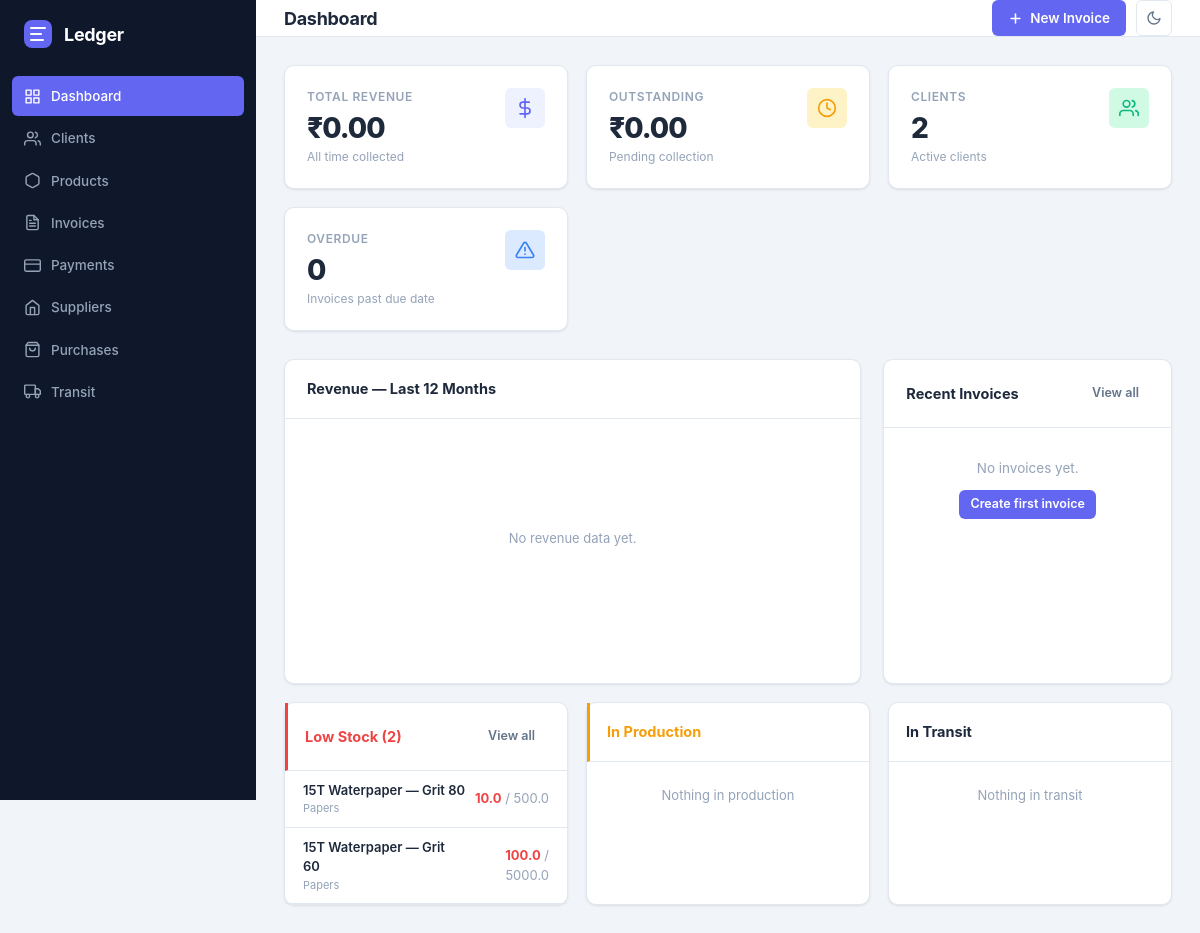
The page / on the database its author committed.
### tables this page shows
CREATE TABLE sub_products (
            id               INTEGER PRIMARY KEY AUTOINCREMENT,
            product_id       INTEGER NOT NULL,
            name             TEXT NOT NULL,
            sku              TEXT,
            description      TEXT,
            use_parent_price INTEGER DEFAULT 0,
            unit_price       REAL DEFAULT 0,
            tax_rate         REAL DEFAULT 0,
            track_inventory  INTEGER DEFAULT 1,
            stock_qty        REAL DEFAULT 0,
            min_quantity     REAL DEFAULT 0,
            production_qty   REAL DEFAULT 0,
            in_transit_qty   REAL DEFAULT 0,
            is_active        INTEGER DEFAULT 1,
            created_at       TIMESTAMP DEFAULT CURRENT_TIMESTAMP,
            FOREIGN KEY (product_id) REFERENCES products(id) ON DELETE CASCADE
        );

CREATE TABLE products (
            id              INTEGER PRIMARY KEY AUTOINCREMENT,
            name            TEXT NOT NULL,
            sku             TEXT,
            description     TEXT,
            unit_price      REAL NOT NULL DEFAULT 0,
            tax_rate        REAL DEFAULT 0,
            category        TEXT,
            track_inventory INTEGER DEFAULT 0,
            stock_qty       INTEGER DEFAULT 0,
            is_active       INTEGER DEFAULT 1,
            created_at      TIMESTAMP DEFAULT CURRENT_TIMESTAMP
        , category_id INTEGER, min_quantity REAL DEFAULT 0, production_qty REAL DEFAULT 0, in_transit_qty REAL DEFAULT 0);

CREATE TABLE categories (
            id          INTEGER PRIMARY KEY AUTOINCREMENT,
            name        TEXT NOT NULL,
            description TEXT,
            created_at  TIMESTAMP DEFAULT CURRENT_TIMESTAMP
        );

### app/routes/dashboard.py (the view)
@bp.route("/")
def index():
    stats        = get_dashboard_stats()
    alerts       = get_stock_alerts()
    pos_due_soon = get_pos_due_soon(days=14)
    return render_template("dashboard.html", stats=stats, alerts=alerts, pos_due_soon=pos_due_soon)

### app/__init__.py (called while the page is built, shortened)
def _format_inr(value):
    try:
        num = float(value or 0)
    except (TypeError, ValueError):
        num = 0.0
    negative = num < 0
    integer_part, decimal_part = f"{abs(num):.2f}".split(".")
    if len(integer_part) <= 3:
        formatted = integer_part
    result = f"₹{formatted}.{decimal_part}"
    return f"-{result}" if negative else result

### app/database.py (called while the page is built)
def get_db(app=None):
    from flask import current_app
    _app = app or current_app
    if "db" not in g:
        g.db = sqlite3.connect(_app.config["DATABASE"])
        g.db.row_factory = sqlite3.Row
        g.db.execute("PRAGMA foreign_keys = ON")
    return g.db

### app/services/purchase_service.py (called while the page is built)
def get_pos_due_soon(days=14):
    return get_db().execute(
        """SELECT po.*, s.name AS supplier_name,
                  COUNT(poi.id) AS item_count,
                  julianday(po.expected_completion) - julianday('now') AS days_remaining
           FROM purchase_orders po
           LEFT JOIN suppliers s ON po.supplier_id=s.id
           LEFT JOIN purchase_order_items poi ON poi.po_id=po.id
           WHERE po.status='open'
             AND po.expected_completion IS NOT NULL
             AND po.expected_completion <= date('now', ?||' days')
           GROUP BY po.id
           ORDER BY po.expected_completion ASC""",
        (f"+{days}",),
    ).fetchall()

### app/templates/dashboard.html (shortened to what this page needs)
{% extends "base.html" %}
{% block page_title %}Dashboard{% endblock %}
{% block topbar_actions %}
  <a href="{{ url_for('invoices.new_invoice') }}" class="btn btn-primary">
    <svg viewBox="0 0 24 24" fill="none" stroke="currentColor" stroke-width="2.5" stroke-linecap="round" stroke-linejoin="round"><line x1="12" y1="5" x2="12" y2="19"/><line x1="5" y1="12" x2="19" y2="12"/></svg>
    New Invoice
  </a>
{% endblock %}
{% block content %}
<div class="stats-grid">
  <div class="stat-card">
    <div class="stat-icon stat-icon-indigo" style="float:right">
      <svg viewBox="0 0 24 24" fill="none" stroke="currentColor" stroke-width="2" stroke-linecap="round" stroke-linejoin="round"><line x1="12" y1="1" x2="12" y2="23"/><path d="M17 5H9.5a3.5 3.5 0 0 0 0 7h5a3.5 3.5 0 0 1 0 7H6"/></svg>
    </div>
    <div class="stat-label">Total Revenue</div>
    <div class="stat-value">{{ stats.total_revenue|inr }}</div>
    <div class="stat-sub">All time collected</div>
  </div>
  <div class="stat-card">
    <div class="stat-icon stat-icon-amber" style="float:right">
      <svg viewBox="0 0 24 24" fill="none" stroke="currentColor" stroke-width="2" stroke-linecap="round" stroke-linejoin="round"><circle cx="12" cy="12" r="10"/><polyline points="12 6 12 12 16 14"/></svg>
    </div>
    <div class="stat-label">Outstanding</div>
    <div class="stat-value">{{ stats.outstanding|inr }}</div>
    <div class="stat-sub">Pending collection</div>
  </div>
  <div class="stat-card">
    <div class="stat-icon stat-icon-green" style="float:right">
      <svg viewBox="0 0 24 24" fill="none" stroke="currentColor" stroke-width="2" stroke-linecap="round" stroke-linejoin="round"><path d="M17 21v-2a4 4 0 0 0-4-4H5a4 4 0 0 0-4 4v2"/><circle cx="9" cy="7" r="4"/><path d="M23 21v-2a4 4 0 0 0-3-3.87M16 3.13a4 4 0 0 1 0 7.75"/></svg>
    </div>
    <div class="stat-label">Clients</div>
    <div class="stat-value">{{ stats.total_clients }}</div>
    <div class="stat-sub">Active clients</div>
  </div>
  <div class="stat-card">
    <div class="stat-icon stat-icon-blue" style="float:right">
      <svg viewBox="0 0 24 24" fill="none" stroke="currentColor" stroke-width="2" stroke-linecap="round" stroke-linejoin="round"><path d="M10.29 3.86L1.82 18a2 2 0 0 0 1.71 3h16.94a2 2 0 0 0 1.71-3L13.71 3.86a2 2 0 0 0-3.42 0z"/><line x1="12" y1="9" x2="12" y2="13"/><line x1="12" y1="17" x2="12.01" y2="17"/></svg>
    </div>
    <div class="stat-label">Overdue</div>
    <div class="stat-value">{{ stats.overdue_count }}</div>
    <div class="stat-sub">Invoices past due date</div>
  </div>
</div>
<div class="dashboard-grid">
  <div class="card">
    <div class="card-header">
      <span class="card-title">Revenue — Last 12 Months</span>
    </div>
    <div class="card-body">
      <div class="chart-wrap">
      </div>
    </div>
  </div>
  <div class="card">
    <div class="card-header">
      <span class="card-title">Recent Invoices</span>
      <a href="{{ url_for('invoices.list_invoices') }}" class="btn btn-ghost btn-sm">View all</a>
    </div>
    {% if stats.recent_invoices %}
      <ul style="list-style:none">
        {% for inv in stats.recent_invoices %}
        <li style="padding:12px 20px;border-bottom:1px solid var(--border);display:flex;justify-content:space-between;align-items:center">
          <div>
            <a href="{{ url_for('invoices.detail', invoice_id=inv.id) }}"
               style="font-weight:600;color:var(--accent);text-decoration:none;font-size:13px">{{ inv.invoice_number }}</a>
            <div style="font-size:12px;color:var(--text-muted);margin-top:2px">{{ inv.client_name }}</div>
          </div>
          <div style="text-align:right">
            <div style="font-weight:700;font-size:13px">{{ inv.total|inr }}</div>
            <span class="badge badge-{{ inv.status }}">{{ inv.status }}</span>
          </div>
        </li>
        {% endfor %}
      </ul>
    {% else %}
      <div class="empty-state" style="padding:30px">
        <p>No invoices yet.</p>
        <a href="{{ url_for('invoices.new_invoice') }}" class="btn btn-primary btn-sm">Create first invoice</a>
      </div>
    {% endif %}
  </div>
</div>
{% set low = alerts.low_stock %}
{% set prod = alerts.in_production %}
{% set transit = alerts.in_transit %}
{% if low or prod or transit %}
<div style="display:grid;grid-template-columns:1fr 1fr 1fr;gap:18px;margin-top:18px">
  <div class="card">
    <div class="card-header" style="border-left:3px solid var(--danger);padding-left:17px">
      <span class="card-title" style="color:var(--danger)">
        Low Stock{% if low %} ({{ low|length }}){% endif %}
      </span>
      <a href="{{ url_for('products.list_products') }}" class="btn btn-ghost btn-sm">View all</a>
    </div>
    {% if low %}
    <ul style="list-style:none">
      {% for item in low %}
      <li style="padding:10px 18px;border-bottom:1px solid var(--border);display:flex;justify-content:space-between;align-items:center">
        <div>
          <div style="font-weight:600;font-size:13px">
            {% if item.get('parent_name') %}{{ item.parent_name }} — {% endif %}{{ item.name }}
          </div>
          {% if item.get('category_name') %}
          <div style="font-size:11px;color:var(--text-muted)">{{ item.category_name }}</div>
          {% endif %}
        </div>
        <div style="text-align:right;font-size:13px">
          <span style="color:var(--danger);font-weight:700">{{ item.stock_qty }}</span>
          <span style="color:var(--text-muted)"> / {{ item.get('min_quantity') or item.get('parent_min_qty') }}</span>
        </div>
      </li>
      {% endfor %}
    </ul>
    {% else %}
    <div style="padding:24px;text-align:center;color:var(--text-muted);font-size:13px">All stock levels healthy</div>
    {% endif %}
  </div>
  <div class="card">
    <div class="card-header" style="border-left:3px solid var(--warning);padding-left:17px">
      <span class="card-title" style="color:var(--warning)">
        In Production{% if prod %} ({{ prod|length }}){% endif %}
      </span>
    </div>
    {% if prod %}
    <ul style="list-style:none">
      {% for item in prod %}
      <li style="padding:10px 18px;border-bottom:1px solid var(--border);display:flex;justify-content:space-between;align-items:center">
        <div>
          <div style="font-weight:600;font-size:13px">
            {% if item.get('parent_name') %}{{ item.parent_name }} — {% endif %}{{ item.name }}
          </div>
          {% if item.get('category_name') %}
          <div style="font-size:11px;color:var(--text-muted)">{{ item.category_name }}</div>
          {% endif %}
        </div>
        <span style="color:var(--warning);font-weight:700;font-size:13px">{{ item.production_qty }}</span>
      </li>
      {% endfor %}
    </ul>
    {% else %}
    <div style="padding:24px;text-align:center;color:var(--text-muted);font-size:13px">Nothing in production</div>
    {% endif %}
  </div>
  <div class="card">
    <div class="card-header" style="border-left:3px solid var(--primary);padding-left:17px">
      <span class="card-title" style="color:var(--primary)">
        In Transit{% if transit %} ({{ transit|length }}){% endif %}
      </span>
    </div>
    {% if transit %}
    <ul style="list-style:none">
      {% for item in transit %}
      <li style="padding:10px 18px;border-bottom:1px solid var(--border);display:flex;justify-content:space-between;align-items:center">
        <div>
          <div style="font-weight:600;font-size:13px">
            {% if item.get('parent_name') %}{{ item.parent_name }} — {% endif %}{{ item.name }}
          </div>
          {% if item.expected_arrival %}
          <div style="font-size:11px;color:var(--text-muted)">Expected: {{ item.expected_arrival }}</div>
          {% endif %}
        </div>
        <span style="color:var(--primary);font-weight:700;font-size:13px">{{ item.in_transit_qty }}</span>
      </li>
      {% endfor %}
    </ul>
    {% else %}
    <div style="padding:24px;text-align:center;color:var(--text-muted);font-size:13px">Nothing in transit</div>
    {% endif %}
  </div>
</div>
{% endif %}
{% endblock %}

### app/static/css/main.css (style rules this page uses)
*, *::before, *::after { box-sizing: border-box; margin: 0; padding: 0; }
:root { --bg: #F1F5F9; --surface: #FFFFFF; --sidebar-bg: #0F172A; --sidebar-text:#94A3B8; --sidebar-hover:#1E293B; --accent: #6366F1; --accent-hover:#4F46E5; --accent-light:#EEF2FF; --success: #10B981; --success-light:#D1FAE5; --warning: #F59E0B; --warning-light:#FEF3C7; --danger: #EF4444; --danger-light:#FEE2E2; --info: #3B82F6; --info-light: #DBEAFE; --text-primary:#1E293B; --text-secondary:#64748B; --text-muted: #94A3B8; --border: #E2E8F0; --border-focus:#6366F1; --radius: 10px; --radius-sm: 6px; --radius-lg: 14px; --shadow-sm: 0 1px 3px rgba(0,0,0,.06), 0 1px 2px rgba(0,0,0,.04); --shadow: 0 4px 6px -1px rgba(0,0,0,.07), 0 2px 4px -1px rgba(0,0,0,.04); --shadow-md: 0 10px 15px -3px rgba(0,0,0,.08), 0 4px 6px -2px rgba(0,0,0,.04); --sidebar-w: 256px; --topbar-h: 64px; --font: -apple-system, BlinkMacSystemFont, 'Segoe UI', Roboto, 'Helvetica Neue', Arial, sans-serif; }
html, body { height: 100%; }
body { font-family: var(--font); background: var(--bg); color: var(--text-primary); display: flex; font-size: 14px; line-height: 1.5; }
.btn { display: inline-flex; align-items: center; gap: 7px; padding: 8px 16px; border-radius: var(--radius-sm); font-size: 13.5px; font-weight: 600; cursor: pointer; border: none; text-decoration: none; transition: background .15s, box-shadow .15s, transform .1s; white-space: nowrap; }
.btn svg { width: 15px; height: 15px; }
.btn-primary { background: var(--accent); color: #fff; }
.btn-sm { padding: 5px 11px; font-size: 12.5px; }
.btn-ghost { background: none; color: var(--text-secondary); padding: 6px 10px; }
.card { background: var(--surface); border: 1px solid var(--border); border-radius: var(--radius); box-shadow: var(--shadow-sm); }
.card-header { display: flex; align-items: center; justify-content: space-between; padding: 18px 22px; border-bottom: 1px solid var(--border); }
.card-title { font-size: 14.5px; font-weight: 700; color: var(--text-primary); }
.card-body { padding: 22px; }
.stats-grid { display: grid; grid-template-columns: repeat(auto-fit, minmax(210px, 1fr)); gap: 18px; margin-bottom: 28px; }
.stat-card { background: var(--surface); border: 1px solid var(--border); border-radius: var(--radius); padding: 22px; box-shadow: var(--shadow-sm); }
.stat-label { font-size: 12px; font-weight: 600; text-transform: uppercase; letter-spacing: .6px; color: var(--text-muted); margin-bottom: 8px; }
.stat-value { font-size: 28px; font-weight: 800; color: var(--text-primary); letter-spacing: -1px; line-height: 1; }
.stat-sub { font-size: 12px; color: var(--text-muted); margin-top: 6px; }
.stat-icon { float: right; width: 40px; height: 40px; border-radius: var(--radius-sm); display: flex; align-items: center; justify-content: center; }
.stat-icon svg { width: 20px; height: 20px; }
.stat-icon-indigo { background: var(--accent-light); color: var(--accent); }
.stat-icon-green { background: var(--success-light); color: var(--success); }
.stat-icon-amber { background: var(--warning-light); color: var(--warning); }
.stat-icon-blue { background: var(--info-light); color: var(--info); }
.empty-state { display: flex; flex-direction: column; align-items: center; justify-content: center; padding: 60px 20px; color: var(--text-muted); text-align: center; gap: 12px; }
.empty-state p { font-size: 13.5px; max-width: 280px; }
.chart-wrap { padding: 8px 4px; height: 220px; position: relative; }
.dashboard-grid { display: grid; grid-template-columns: 2fr 1fr; gap: 22px; }

### rows shown on the page
sub_products: parent_name "15T Waterpaper", name "Grit 80", category_name "Papers", stock_qty "10.0", get "500.0"
sub_products: parent_name "15T Waterpaper", name "Grit 60", category_name "Papers", stock_qty "100.0", get "5000.0"

### other values the page prints
{{ stats.total_revenue|inr }} "₹0.00"
{{ stats.outstanding|inr }} "₹0.00"
{{ stats.total_clients }} "2"
{{ stats.overdue_count }} "0"
{{ low|length }} "2"
